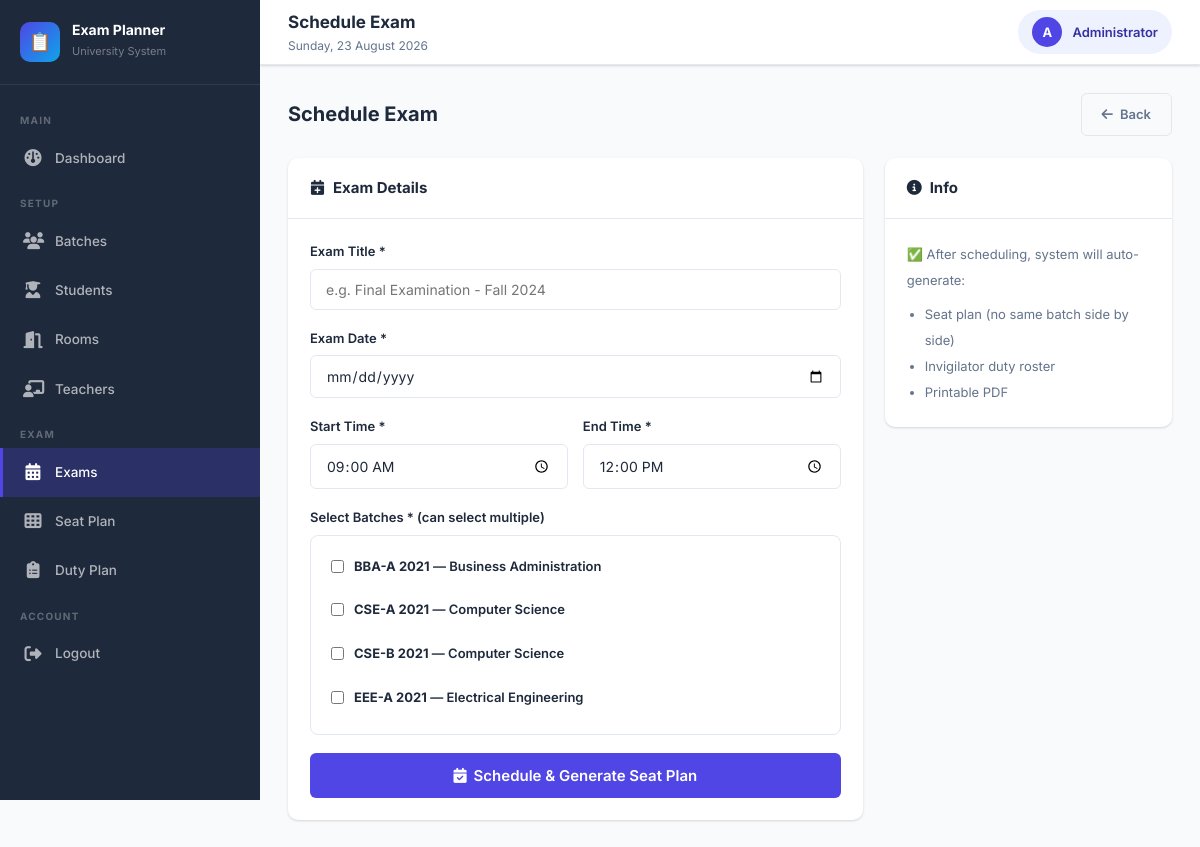
Page /modules/exams/add.php (signed in) on the committed database.
### tables this page shows
CREATE TABLE IF NOT EXISTS batches (
    id INT AUTO_INCREMENT PRIMARY KEY,
    name VARCHAR(100) NOT NULL,
    department VARCHAR(100) NOT NULL,
    total_students INT DEFAULT 0,
    created_at TIMESTAMP DEFAULT CURRENT_TIMESTAMP
);

### modules/exams/add.php (the view, shortened to what this page needs)
<?php
require_once '../../config/db.php';
$batches = $conn->query("SELECT * FROM batches ORDER BY name")->fetch_all(MYSQLI_ASSOC);
include '../../includes/header.php';
?>
<div class="page-title"><div><h2>Schedule Exam</h2></div>
    <a href="index.php" class="btn btn-outline"><i class="fa fa-arrow-left"></i> Back</a></div>
<div style="display:grid;grid-template-columns:2fr 1fr;gap:22px">
<div class="card">
    <div class="card-header"><h4><i class="fa fa-calendar-plus"></i> Exam Details</h4></div>
    <div class="card-body">
        <form method="POST">
            <div class="form-group"><label>Exam Title *</label>
                <input type="text" name="title" class="form-control" placeholder="e.g. Final Examination - Fall 2024" required></div>
            <div class="form-group"><label>Exam Date *</label>
                <input type="date" name="exam_date" class="form-control" required min="<?= date('Y-m-d') ?>"></div>
            <div style="display:grid;grid-template-columns:1fr 1fr;gap:15px">
                <div class="form-group"><label>Start Time *</label>
                    <input type="time" name="start_time" class="form-control" required value="09:00"></div>
                <div class="form-group"><label>End Time *</label>
                    <input type="time" name="end_time" class="form-control" required value="12:00"></div>
            </div>
            <div class="form-group">
                <label>Select Batches * (can select multiple)</label>
                <div style="border:1.5px solid #E2E8F0;border-radius:8px;padding:12px;max-height:200px;overflow-y:auto">
                    <?php foreach ($batches as $b): ?>
                    <label style="display:flex;align-items:center;gap:10px;padding:8px;cursor:pointer;border-radius:6px;transition:background 0.2s"
                           onmouseover="this.style.background='#F8FAFC'" onmouseout="this.style.background=''">
                        <input type="checkbox" name="batch_ids[]" value="<?= $b['id'] ?>">
                        <span><strong><?= htmlspecialchars($b['name']) ?></strong> — <?= htmlspecialchars($b['department']) ?></span>
                    </label>
                    <?php endforeach; ?>
                </div>
            </div>
            <button type="submit" class="btn btn-primary btn-block btn-lg"><i class="fa fa-calendar-check"></i> Schedule & Generate Seat Plan</button>
        </form>
    </div>
</div>
<div class="card" style="align-self:start">
    <div class="card-header"><h4><i class="fa fa-circle-info"></i> Info</h4></div>
    <div class="card-body" style="font-size:13px;color:#64748B;line-height:2">
        <p>✅ After scheduling, system will auto-generate:</p>
        <ul style="padding-left:18px;margin-top:8px">
            <li>Seat plan (no same batch side by side)</li>
            <li>Invigilator duty roster</li>
            <li>Printable PDF</li>
        </ul>
    </div>
</div>
</div>
<?php include '../../includes/footer.php'; ?>

### assets/css/style.css (style rules this page uses)
:root { --primary: #4F46E5; --primary-dark: #3730A3; --primary-light: #EEF2FF; --secondary: #0EA5E9; --success: #10B981; --warning: #F59E0B; --danger: #EF4444; --dark: #1E293B; --gray: #64748B; --light: #F8FAFC; --border: #E2E8F0; --white: #FFFFFF; --sidebar-width: 260px; --header-height: 65px; --shadow: 0 1px 3px rgba(0,0,0,0.1), 0 1px 2px rgba(0,0,0,0.06); --shadow-md: 0 4px 6px -1px rgba(0,0,0,0.1), 0 2px 4px -1px rgba(0,0,0,0.06); --shadow-lg: 0 10px 15px -3px rgba(0,0,0,0.1), 0 4px 6px -2px rgba(0,0,0,0.05); --radius: 10px; --radius-sm: 6px; }
* { margin: 0; padding: 0; box-sizing: border-box; }
body { font-family: 'Inter', sans-serif; background: var(--light); color: var(--dark); font-size: 14px; line-height: 1.6; }
.form-group { margin-bottom: 18px; text-align: left; }
.form-group label { display: block; font-size: 13px; font-weight: 600; color: var(--dark); margin-bottom: 7px; }
.form-control { width: 100%; padding: 11px 15px; border: 1.5px solid var(--border); border-radius: var(--radius-sm); font-size: 14px; font-family: 'Inter', sans-serif; transition: all 0.2s; background: var(--white); color: var(--dark); }
.btn { display: inline-flex; align-items: center; gap: 7px; padding: 10px 20px; border-radius: var(--radius-sm); font-size: 13px; font-weight: 600; font-family: 'Inter', sans-serif; cursor: pointer; border: none; transition: all 0.2s; text-decoration: none; }
.btn-primary { background: var(--primary); color: white; }
.btn-outline { background: transparent; border: 1.5px solid var(--border); color: var(--gray); }
.btn-lg { padding: 13px 28px; font-size: 15px; }
.btn-block { width: 100%; justify-content: center; }
.card { background: var(--white); border-radius: var(--radius); box-shadow: var(--shadow); overflow: hidden; }
.card-header { padding: 18px 22px; border-bottom: 1px solid var(--border); display: flex; align-items: center; justify-content: space-between; flex-wrap: wrap; gap: 10px; }
.card-header h4 { font-size: 15px; font-weight: 700; color: var(--dark); display: flex; align-items: center; gap: 8px; }
.card-body { padding: 22px; }
.page-title { margin-bottom: 22px; display: flex; align-items: center; justify-content: space-between; flex-wrap: wrap; gap: 12px; }
.page-title h2 { font-size: 20px; font-weight: 700; color: var(--dark); }

### rows in the picture
batches: name "BBA-A 2021", department "Business Administration"
batches: name "CSE-A 2021", department "Computer Science"
batches: name "CSE-B 2021", department "Computer Science"
batches: name "EEE-A 2021", department "Electrical Engineering"

### other values in the picture
$page_title "Schedule Exam"
substr($_SESSION['admin_name'], 0, 1) "A"
$_SESSION['admin_name'] "Administrator"
